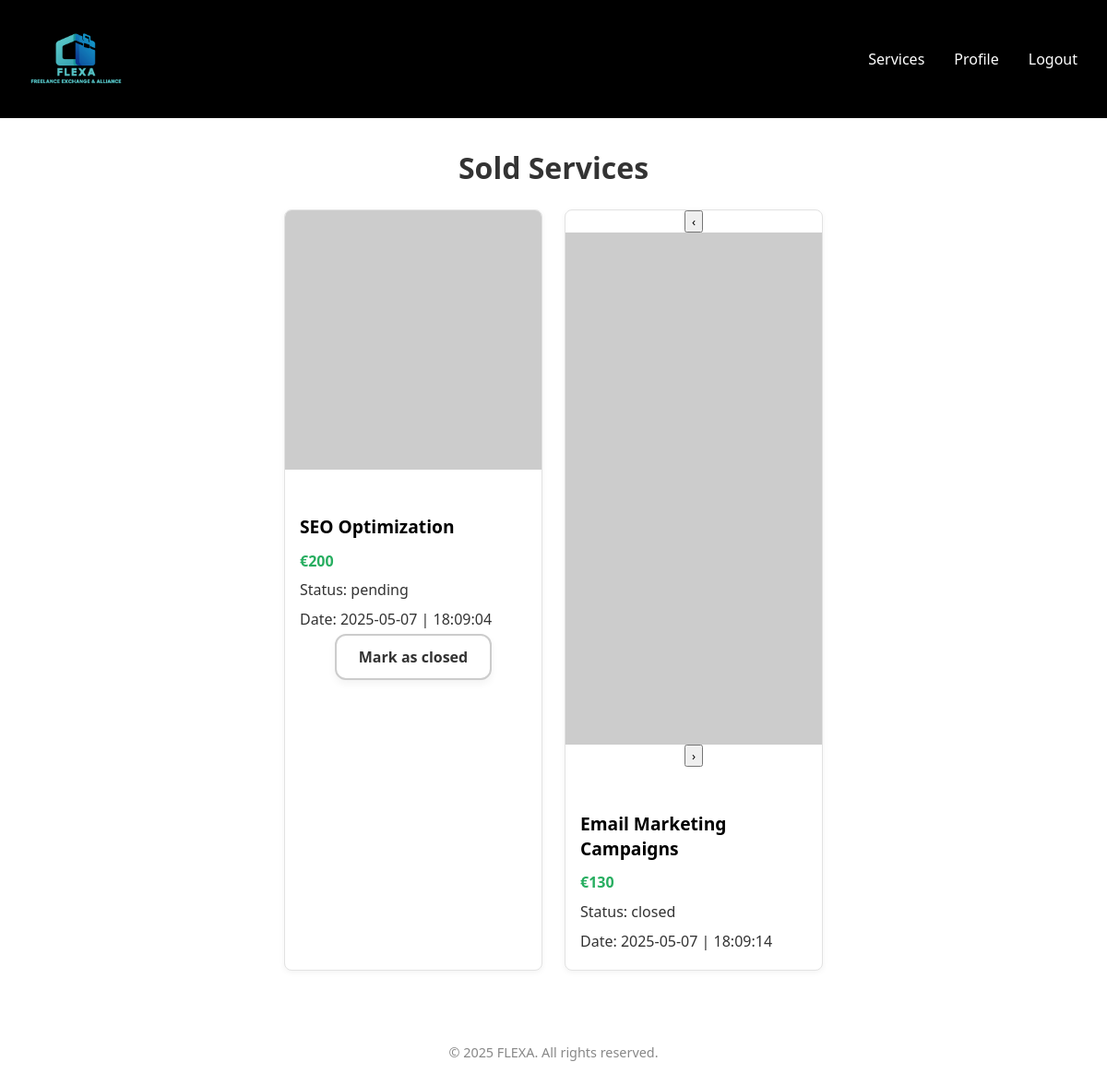
Page /pages/services_history.php?id=5 (signed in) on the committed database.
### tables this page shows
CREATE TABLE ServiceMedia
(
    serviceMediaId INTEGER,
    serviceId      INTEGER,
    mediaURL       VARCHAR(1023),

    CONSTRAINT ServiceMedia_PK PRIMARY KEY (serviceMediaId),
    CONSTRAINT ServiceMedia_serviceId_NN CHECK (serviceId IS NOT NULL),
    CONSTRAINT ServiceMedia_mediaURL_NN CHECK (mediaURL IS NOT NULL),
    CONSTRAINT ServiceMedia_service_FK FOREIGN KEY (serviceId) REFERENCES Service (serviceId) ON UPDATE CASCADE
);

CREATE TABLE Purchase
(
    purchaseId INTEGER,
    serviceId  INTEGER,
    clientId   INTEGER,
    date       INTEGER,
    status     VARCHAR(15),

    CONSTRAINT Purchase_PK PRIMARY KEY (purchaseId),
    CONSTRAINT Purchase_serviceId_NN CHECK (serviceId IS NOT NULL),
    CONSTRAINT Purchase_clientId_NN CHECK (clientId IS NOT NULL),
    CONSTRAINT Purchase_date_NN CHECK (date IS NOT NULL),
    CONSTRAINT Purchase_status_NN CHECK (status IS NOT NULL),
    CONSTRAINT Purchase_service_FK FOREIGN KEY (serviceId) REFERENCES Service (serviceId) ON UPDATE CASCADE,
    CONSTRAINT Purchase_client_FK FOREIGN KEY (clientId) REFERENCES User (userId) ON UPDATE CASCADE,
    CONSTRAINT Purchase_status_CK CHECK (status IN ('pending', 'closed'))
);

CREATE TABLE Service
(
    serviceId    INTEGER,
    freelancerId INTEGER,
    categoryId   INTEGER,
    title        VARCHAR(255),
    price        DECIMAL(10, 2),
    deliveryTime INTEGER,
    description  TEXT,
    about        TEXT,
    status       VARCHAR(15),
    rating       DECIMAL(2, 1) DEFAULT 0,

    CONSTRAINT Service_PK PRIMARY KEY (serviceId),
    CONSTRAINT Service_freelancerId_NN CHECK (freelancerId IS NOT NULL),
    CONSTRAINT Service_title_NN CHECK (title IS NOT NULL),
    CONSTRAINT Service_price_NN CHECK (price IS NOT NULL),
    CONSTRAINT Service_deliveryTime_NN CHECK (deliveryTime IS NOT NULL),
    CONSTRAINT Service_description_NN CHECK (description IS NOT NULL),
    CONSTRAINT Service_status_NN CHECK (status IS NOT NULL),
    CONSTRAINT Service_rating_NN CHECK (rating IS NOT NULL),
    CONSTRAINT Service_freelancer_FK FOREIGN KEY (freelancerId) REFERENCES User (userId) ON UPDATE CASCADE,
    CONSTRAINT Service_category_FK FOREIGN KEY (categoryId) REFERENCES ServiceCategory (serviceCategoryId) ON DELETE SET NULL ON UPDATE CASCADE,
    CONSTRAINT Service_deliveryTime_check CHECK (deliveryTime > 0),
    CONSTRAINT Service_status_CK CHECK (status IN ('active', 'inactive', 'deleted')),
    CONSTRAINT Service_rating_CK CHECK (rating BETWEEN 0 AND 5)
);

### pages/services_history.php (called while the page is built, shortened)
<?php
require_once(__DIR__ . '/../templates/common.tpl.php');
require_once(__DIR__ . '/../templates/services_history.tpl.php');
require_once(__DIR__ . '/../database/complex_queries.php');
$id = intval($_GET['id']);
$db = getDatabaseConnection();
$user = User::getUserById($db, $id);
$purchases = getPurchasesByFreelancerId($db, $id);
drawServicesHistory($db, $purchases);

### database/complex_queries.php (called while the page is built, shortened)
<?php
require_once(__DIR__ . '/../database/connection.db.php');
require_once(__DIR__ . '/../model/user.class.php');
function getPurchasesByFreelancerId(PDO $db, int $freelancerId): array
{
    $stmt = $db->prepare("
        SELECT p.purchaseId, p.serviceId, p.date, p.status
        FROM Purchase p
        JOIN Service s ON p.serviceId = s.serviceId
        WHERE s.freelancerId = :freelancerId
    ");
    $stmt->bindParam(':freelancerId', $freelancerId);
    $stmt->execute();
    return $stmt->fetchAll();
}

### model/user.class.php (called while the page is built, shortened)
<?php
class User
{
    public static function getUserById(PDO $db, int $id): ?User
    {
        $stmt = $db->prepare("SELECT * FROM User WHERE userId = :id");
        $stmt->bindParam(":id", $id);
        $stmt->execute();
        $data = $stmt->fetch();
        return new User(
            intval($data['userId']),
            $data['name'],
            $data['username'],
            $data['email'],
            $data['password'],
            boolval($data['isAdmin']),
            $data['profilePictureURL'],
            $data['status']
        );
    }
}

### model/service.class.php (called while the page is built, shortened)
<?php
class Service
{
    private int $freelancerId;
    private string $title;
    private float $price;
    private array $images;
    public function __construct(
        int    $id,
        int    $freelancerId,
        int    $categoryId,
        string $title,
        float  $price,
        int    $deliveryTime,
        string $description,
        string $about,
        string $status,
        float  $rating,
        array  $images
    )
    {
        $this->freelancerId = $freelancerId;
        $this->title = $title;
        $this->price = $price;
        $this->images = $images;
    }
    public static function getServiceById(PDO $db, int $id): ?Service
    {
        $stmt = $db->prepare("SELECT * FROM Service WHERE serviceId = :id");
        $stmt->bindParam(":id", $id, PDO::PARAM_INT);
        $stmt->execute();
        $data = $stmt->fetch(PDO::FETCH_ASSOC);
        $stmt = $db->prepare("SELECT mediaURL FROM ServiceMedia WHERE serviceId = :id");
        $stmt->bindParam(":id", $id);
        $stmt->execute();
        $images = $stmt->fetchAll();
        return new Service(
            intval($data['serviceId']),
            intval($data['freelancerId']),
            intval($data['categoryId']),
            $data['title'],
            floatval($data['price']),
            intval($data['deliveryTime']),
            $data['description'],
            $data['about'],
            $data['status'],
            floatval($data['rating']),
            $images
        );
    }
    public function getFreelancerId(): int
    {
        return $this->freelancerId;
    }
    public function getTitle(): string
    {
        return $this->title;
    }
    public function getPrice(): float
    {
        return $this->price;
    }
    public function getImages(): array
    {
        return $this->images;
    }
}

### templates/services_history.tpl.php (the view, shortened to what this page needs)
<?php
require_once(__DIR__ . '/../model/service.class.php');
function drawServicesHistory(PDO $db, array $purchases): void
{ ?>
    <section class="user-services-section">
        <div class="category-container">
            <h2 class="section-title">Sold Services</h2>
            <div class="service-grid">
                <?php if (!empty($purchases)): ?>
                    <?php foreach ($purchases as $purchase): ?>
                        <?php
                        $service = Service::getServiceById($db, $purchase['serviceId']);
                        ?>
                        <article class="service-display">
                            <div class="service-slider" data-service-id="<?= $purchase['purchaseId'] ?>">
                                <?php if (count($service->getImages()) > 1): ?>
                                    <button class="slider-prev">‹</button>
                                <?php endif; ?>
                            <div class="slider-images">
                                <?php foreach ($service->getImages() as $index => $img): ?>
                                    <img src="<?= htmlspecialchars($img['mediaURL']) ?>"
                                    alt="Service image <?= $index + 1 ?>"
                                    class="slider-image<?= $index === 0 ? ' active' : '' ?>">
                                <?php endforeach; ?>
                            </div>
                            <?php if (count($service->getImages()) > 1): ?>
                                <button class="slider-next">›</button>
                            <?php endif; ?>
                            </div>
                            <div class="service-info">
                                <h3 class="service-title"><?= htmlspecialchars($service->getTitle()) ?></h3>
                                <p class="service-price">€<?= number_format($service->getPrice()) ?></p>
                                <p class="service-delivery">Status: <?= htmlspecialchars($purchase['status']) ?></p>
                                <p class="status-description">Date: <?= gmdate("Y-m-d | H:i:s", $purchase['date']) ?></p>
                                <?php if ($purchase['status'] === 'pending'): ?>
                                    <button
                                        class="btn-outline close-purchase-btn"
                                        data-purchase-id="<?= $purchase['purchaseId'] ?>"
                                        data-freelancer-id="<?= $service->getFreelancerId() ?>">
                                        Mark as closed
                                    </button>
                                <?php endif; ?>
                            </div>
                        </article>
                    <?php endforeach; ?>
                <?php else: ?>
                    <p class="user-services-empty">You haven't sold any services yet.</p>
                <?php endif; ?>
            </div>
        </div>
    </section>
<?php } ?>

### css/base.css (style rules this page uses)
body { margin: 0; background: #ffffff; color: #333; font-family: 'Segoe UI', sans-serif; padding: 0; }
h1, h2, h3, h4, h5, h6 { margin-top: 0; font-weight: bold; }
p { margin-bottom: 1rem; }
img { max-width: 100%; height: auto; display: block; }
button { font-family: inherit; cursor: pointer; }

### css/categories.css (style rules this page uses)
.section-title { text-align: center; font-size: 2rem; font-weight: bold; margin-top: 2rem; margin-bottom: 1.5rem; color: #333; }
.category-container { max-width: 1200px; margin: 0 auto; padding: 0 1rem; }

### css/user.css (style rules this page uses)
.btn-outline { align-self: center; padding: 0.75rem 1.5rem; font-size: 1rem; font-weight: 600; background-color: #fff; color: #333; border: 2px solid #ccc; border-radius: 12px; box-shadow: 0 4px 8px rgba(0, 0, 0, 0.05); transition: background-color 0.2s ease, border-color 0.2s ease; cursor: pointer; display: block; margin-left: auto; margin-right: auto; }
.service-info p { margin: 0.3rem 0; text-align: left; }

### css/service.css (style rules this page uses)
.service-grid { display: flex; gap: 1.5rem; justify-content: center; flex-wrap: wrap; align-items: stretch; }
.user-services-section { text-align: center; margin-top: 1rem; }
.user-services-section .service-title { color: #000; text-align: left; margin-bottom: 0.5rem; }
.service-display { background-color: white; border: 1px solid #e2e2e2; border-radius: 8px; overflow: hidden; box-shadow: 0 2px 6px rgba(0, 0, 0, 0.05); transition: transform 0.2s ease; display: flex; flex-direction: column; justify-content: space-between; width: 280px; min-height: 500px; box-sizing: border-box; flex: 0 1 auto; }
.service-info { flex-grow: 1; display: flex; flex-direction: column; padding: 1rem; height: 100%; }
.service-title { font-size: 1.2rem; font-weight: bold; margin-bottom: 0.5rem; color: #000 !important; }
.service-price { color: #27ae60; font-weight: 600; margin-bottom: 0.5rem; }
h3 { margin-bottom: 1rem; margin-top: 2rem; font-size: 1.4rem; }

### css/forms.css (style rules this page uses)
.btn-outline { align-self: center; padding: 0.75rem 1.5rem; font-size: 1rem; font-weight: 600; background-color: #fff; color: #333; border: 2px solid #ccc; border-radius: 12px; box-shadow: 0 4px 8px rgba(0, 0, 0, 0.05); transition: background-color 0.2s ease, border-color 0.2s ease; cursor: pointer; display: block; margin-left: auto; margin-right: auto; }
.service-grid article.service-display { width: 280px; min-height: 450px; }

### rows in the picture
purchase: serviceId.title "SEO Optimization", serviceId.price "200", status "pending", date "2025-05-07 | 18:09:04"
purchase: serviceId.title "Email Marketing Campaigns", serviceId.price "130", status "closed", date "2025-05-07 | 18:09:14"
